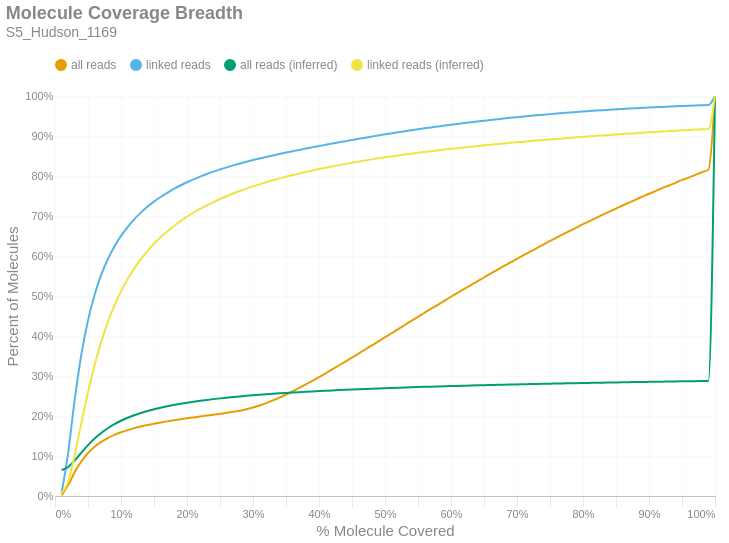

This figure's notebook cell:
### Markdown cell above
### Molecule Read Coverage
This chart shows molecule coverage breadth as computed by the number of bases aligned to that molecule. In other words, "*how much of each unique long molecule is actually sequenced/aligned?*" Keep in mind there is a distinction between sequences and alignments, since some sequences belonging to a particular molecule may not align well and wouldn't appear in the alignment data. This chart also shows molecule coverage breadth as computed by the *inferred fragment* from which the aligned sequences originate. Unlike read coverage, this calculation takes into account the total insert size, including unsequenced gaps between the forward and reverse reads. Like the previous figures, these are cumulative percents.

### Code cell
if SKIPLR:
    print_html(f"Skipped")
else:
    binned_df = consolidated_hist(valids['coverage_bp'], mask, 0.01, True)
    binned_df_inf = consolidated_hist(valids['coverage_inserts'], mask, 0.01, True)
    binned_df = binned_df.with_columns(pl.lit(binned_df_inf['all reads (cumsum)']).alias('all reads (inferred)'))
    binned_df = binned_df.with_columns(pl.lit(binned_df_inf['linked reads (cumsum)']).alias('linked reads (inferred)'))
    binned_df = binned_df.with_columns(
        (pl.col('bin').cast(pl.Float64) + 0.01).alias('right_edge')
    )

    with SafeRender(binned_df):
        (
            density_plot(binned_df, 'Molecule Coverage Breadth', samplename, 'molcov', ['all reads (inferred)','linked reads (inferred)'])
            .encode(
                #x=alt.X('bin:Q', title="% Molecule Covered").axis(format = '%').scale(padding=0),
                x=alt.X('right_edge:Q', title="% Molecule Covered").axis(format='%').scale(padding=0),
                y=alt.Y('value:Q', title='Percent of Molecules')
                    .axis(format='%')
                    .stack(False)
                    .scale(domainMin=0, padding=0),
                color=alt.Color("key:N").scale(domain = ["all reads", "linked reads", "all reads (inferred)", "linked reads (inferred)"]),
                tooltip = [
                    alt.Tooltip("key:N", title = "Data Type"),
                    alt.Tooltip("range_label:N", title="% Molecule Covered"),
                    alt.Tooltip("value:Q", format = ".2%", title="% Molecules")
                ]
            )
        ).display()

### Figure 1 — Vega-Lite specification as saved in the notebook (floating-point values rounded to 4 significant figures)
{"width": "container", "height": 400, "config": {"title": {"anchor": "start", "dy": -15, "fontSize": 18, "color": "#888888", "subtitleColor": "#888888", "subtitleFontSize": 14}, "arc": {"fill": "#0072B2"}, "axis": {"domainColor": "#888888", "domainWidth": 0.5, "gridWidth": 0.2, "grid": false, "titleFontWeight": 400, "titleFontSize": 15, "labelFontSize": 11, "labelColor": "#888888", "tickColor": "#888888", "tickWidth": 0.2, "titleColor": "#888888"}, "axisBand": {"grid": false}, "axisX": {"grid": true, "tickSize": 10, "domainCap": "round"}, "axisY": {"domain": false, "grid": true, "tickSize": 0, "domainCap": "round"}, "background": "transparent", "header": {"labelFontSize": 15, "labelColor": "#888888", "titleFontSize": 15, "titleFontWeight": 600, "titleColor": "#888888"}, "legend": {"labelFont": "sans-serif", "labelFontSize": 12, "labelColor": "#888888", "symbolSize": 100, "symbolType": "circle", "titleFontSize": 12, "titlePadding": 10, "titleColor": "#888888", "title": null, "orient": "top"}, "range": {"category": ["#E69F00", "#56B4E9", "#009E73", "#F0E442", "#0072B2", "#D55E00", "#CC79A7", "#000000"], "diverging": ["#cfe8f3", "#a2d4ec", "#73bfe2", "#46abdb", "#1696d2", "#12719e"]}, "area": {"fill": "#0072B2", "fillOpacity": 0.7, "line": true, "strokeOpacity": 0.7}, "line": {"color": "#0072B2", "stroke": "#0072B2", "strokeWidth": 2}, "trail": {"color": "#0072B2", "stroke": "#0072B2", "strokeWidth": 0, "size": 1}, "point": {"filled": true, "fillOpacity": 1.0, "size": 95}, "text": {"color": "#888888", "fontSize": 11, "align": "right", "fontWeight": 400, "size": 11}, "bar": {"fill": "#0072B2", "stroke": null}, "view": {"stroke": null, "continuousWidth": 660, "continuousHeight": 400}}, "data": {"name": "data-2eda6388c462b783fb1cecab5d9e33ef"}, "mark": {"type": "line", "interpolate": "monotone", "point": {"opacity": 0, "size": 275}}, "encoding": {"color": {"field": "key", "scale": {"domain": ["all reads", "linked reads", "all reads (inferred)", "linked reads (inferred)"]}, "type": "nominal"}, "tooltip": [{"field": "key", "title": "Data Type", "type": "nominal"}, {"field": "range_label", "title": "% Molecule Covered", "type": "nominal"}, {"field": "value", "format": ".2%", "title": "% Molecules", "type": "quantitative"}], "x": {"axis": {"format": "%"}, "field": "right_edge", "scale": {"padding": 0}, "title": "% Molecule Covered", "type": "quantitative"}, "y": {"axis": {"format": "%"}, "field": "value", "scale": {"domainMin": 0, "padding": 0}, "stack": false, "title": "Percent of Molecules", "type": "quantitative"}}, "params": [{"name": "param_c36ac31b6afebe62", "select": {"type": "point", "fields": ["key"]}, "bind": "legend"}], "title": {"text": "Molecule Coverage Breadth", "subtitle": "S5_Hudson_1169"}, "transform": [{"fold": ["all reads (cumsum)", "linked reads (cumsum)", "all reads (inferred)", "linked reads (inferred)"]}, {"calculate": "replace(datum.key, ' (cumsum)', '')", "as": "key"}, {"filter": {"param": "param_c36ac31b6afebe62"}}], "usermeta": {"embedOptions": {"downloadFileName": "S5_Hudson_1169.molcov"}}, "$schema": "https://vega.github.io/schema/vega-lite/v6.1.0.json", "datasets": {"data-2eda6388c462b783fb1cecab5d9e33ef": [{"bin": "0.0", "interval": "0.0-0.01", "all reads": 0.00199, "linked reads": 0.007009, "all reads (cumsum)": 0.00199, "linked reads (cumsum)": 0.007009, "range_label": "0.0-0.01", "all reads (inferred)": 0.06506, "linked reads (inferred)": 0.007213, "right_edge": 0.01}, {"bin": "0.01", "interval": "0.01-0.02", "all reads": 0.02526, "linked reads": 0.1023, "all reads (cumsum)": 0.02725, "linked reads (cumsum)": 0.1093, "range_label": "0.01-0.02", "all reads (inferred)": 0.07261, "linked reads (inferred)": 0.03623, "right_edge": 0.02}, {"bin": "0.02", "interval": "0.02-0.03", "all reads": 0.03252, "linked reads": 0.1336, "all reads (cumsum)": 0.05977, "linked reads (cumsum)": 0.2429, "range_label": "0.02-0.03", "all reads (inferred)": 0.08913, "linked reads (inferred)": 0.1033, "right_edge": 0.03}, {"bin": "0.03", "interval": "0.03-0.04", "all reads": 0.02716, "linked reads": 0.1116, "all reads (cumsum)": 0.08694, "linked reads (cumsum)": 0.3545, "range_label": "0.03-0.04", "all reads (inferred)": 0.1085, "linked reads (inferred)": 0.1828, "right_edge": 0.04}, {"bin": "0.04", "interval": "0.04-0.05", "all reads": 0.02058, "linked reads": 0.08454, "all reads (cumsum)": 0.1075, "linked reads (cumsum)": 0.439, "range_label": "0.04-0.05", "all reads (inferred)": 0.1271, "linked reads (inferred)": 0.2595, "right_edge": 0.05}, {"bin": "0.05", "interval": "0.05-0.06", "all reads": 0.01565, "linked reads": 0.06408, "all reads (cumsum)": 0.1232, "linked reads (cumsum)": 0.5031, "range_label": "0.05-0.06", "all reads (inferred)": 0.1435, "linked reads (inferred)": 0.3274, "right_edge": 0.06}, {"bin": "0.06", "interval": "0.06-0.07", "all reads": 0.01211, "linked reads": 0.04954, "all reads (cumsum)": 0.1353, "linked reads (cumsum)": 0.5526, "range_label": "0.06-0.07", "all reads (inferred)": 0.1575, "linked reads (inferred)": 0.3853, "right_edge": 0.07}, {"bin": "0.07", "interval": "0.07-0.08", "all reads": 0.00963, "linked reads": 0.03928, "all reads (cumsum)": 0.1449, "linked reads (cumsum)": 0.5919, "range_label": "0.07-0.08", "all reads (inferred)": 0.1694, "linked reads (inferred)": 0.4346, "right_edge": 0.08}, {"bin": "0.08", "interval": "0.08-0.09", "all reads": 0.007829, "linked reads": 0.03183, "all reads (cumsum)": 0.1527, "linked reads (cumsum)": 0.6237, "range_label": "0.08-0.09", "all reads (inferred)": 0.1795, "linked reads (inferred)": 0.4764, "right_edge": 0.09}, {"bin": "0.09", "interval": "0.09-0.1", "all reads": 0.006547, "linked reads": 0.02652, "all reads (cumsum)": 0.1593, "linked reads (cumsum)": 0.6503, "range_label": "0.09-0.1", "all reads (inferred)": 0.1881, "linked reads (inferred)": 0.5118, "right_edge": 0.1}, {"bin": "0.1", "interval": "0.1-0.11", "all reads": 0.005505, "linked reads": 0.02215, "all reads (cumsum)": 0.1648, "linked reads (cumsum)": 0.6724, "range_label": "0.1-0.11", "all reads (inferred)": 0.1955, "linked reads (inferred)": 0.5426, "right_edge": 0.11}, {"bin": "0.11", "interval": "0.11-0.12", "all reads": 0.004821, "linked reads": 0.01934, "all reads (cumsum)": 0.1696, "linked reads (cumsum)": 0.6917, "range_label": "0.11-0.12", "all reads (inferred)": 0.2019, "linked reads (inferred)": 0.569, "right_edge": 0.12}, {"bin": "0.12", "interval": "0.12-0.13", "all reads": 0.004169, "linked reads": 0.01666, "all reads (cumsum)": 0.1738, "linked reads (cumsum)": 0.7084, "range_label": "0.12-0.13", "all reads (inferred)": 0.2075, "linked reads (inferred)": 0.592, "right_edge": 0.13}, {"bin": "0.13", "interval": "0.13-0.14", "all reads": 0.003653, "linked reads": 0.01448, "all reads (cumsum)": 0.1774, "linked reads (cumsum)": 0.7229, "range_label": "0.13-0.14", "all reads (inferred)": 0.2125, "linked reads (inferred)": 0.6124, "right_edge": 0.14}, {"bin": "0.14", "interval": "0.14-0.15", "all reads": 0.003311, "linked reads": 0.01295, "all reads (cumsum)": 0.1807, "linked reads (cumsum)": 0.7358, "range_label": "0.14-0.15", "all reads (inferred)": 0.2168, "linked reads (inferred)": 0.6305, "right_edge": 0.15}, {"bin": "0.15", "interval": "0.15-0.16", "all reads": 0.00302, "linked reads": 0.01163, "all reads (cumsum)": 0.1838, "linked reads (cumsum)": 0.7475, "range_label": "0.15-0.16", "all reads (inferred)": 0.2208, "linked reads (inferred)": 0.6468, "right_edge": 0.16}, {"bin": "0.16", "interval": "0.16-0.17", "all reads": 0.002804, "linked reads": 0.01053, "all reads (cumsum)": 0.1866, "linked reads (cumsum)": 0.758, "range_label": "0.16-0.17", "all reads (inferred)": 0.2244, "linked reads (inferred)": 0.6615, "right_edge": 0.17}, {"bin": "0.17", "interval": "0.17-0.18", "all reads": 0.002654, "linked reads": 0.009575, "all reads (cumsum)": 0.1892, "linked reads (cumsum)": 0.7676, "range_label": "0.17-0.18", "all reads (inferred)": 0.2276, "linked reads (inferred)": 0.6749, "right_edge": 0.18}, {"bin": "0.18", "interval": "0.18-0.19", "all reads": 0.002526, "linked reads": 0.008707, "all reads (cumsum)": 0.1917, "linked reads (cumsum)": 0.7763, "range_label": "0.18-0.19", "all reads (inferred)": 0.2306, "linked reads (inferred)": 0.6871, "right_edge": 0.19}, {"bin": "0.19", "interval": "0.19-0.2", "all reads": 0.002429, "linked reads": 0.008049, "all reads (cumsum)": 0.1942, "linked reads (cumsum)": 0.7843, "range_label": "0.19-0.2", "all reads (inferred)": 0.2333, "linked reads (inferred)": 0.6983, "right_edge": 0.2}, {"bin": "0.2", "interval": "0.2-0.21", "all reads": 0.002337, "linked reads": 0.007355, "all reads (cumsum)": 0.1965, "linked reads (cumsum)": 0.7917, "range_label": "0.2-0.21", "all reads (inferred)": 0.2358, "linked reads (inferred)": 0.7084, "right_edge": 0.21}, {"bin": "0.21", "interval": "0.21-0.22", "all reads": 0.002311, "linked reads": 0.006812, "all reads (cumsum)": 0.1988, "linked reads (cumsum)": 0.7985, "range_label": "0.21-0.22", "all reads (inferred)": 0.2381, "linked reads (inferred)": 0.7179, "right_edge": 0.22}, {"bin": "0.22", "interval": "0.22-0.23", "all reads": 0.002289, "linked reads": 0.006407, "all reads (cumsum)": 0.2011, "linked reads (cumsum)": 0.8049, "range_label": "0.22-0.23", "all reads (inferred)": 0.2402, "linked reads (inferred)": 0.7266, "right_edge": 0.23}, {"bin": "0.23", "interval": "0.23-0.24", "all reads": 0.002272, "linked reads": 0.005918, "all reads (cumsum)": 0.2034, "linked reads (cumsum)": 0.8108, "range_label": "0.23-0.24", "all reads (inferred)": 0.2422, "linked reads (inferred)": 0.7348, "right_edge": 0.24}, {"bin": "0.24", "interval": "0.24-0.25", "all reads": 0.002307, "linked reads": 0.005643, "all reads (cumsum)": 0.2057, "linked reads (cumsum)": 0.8165, "range_label": "0.24-0.25", "all reads (inferred)": 0.244, "linked reads (inferred)": 0.7425, "right_edge": 0.25}, {"bin": "0.25", "interval": "0.25-0.26", "all reads": 0.00229, "linked reads": 0.005134, "all reads (cumsum)": 0.208, "linked reads (cumsum)": 0.8216, "range_label": "0.25-0.26", "all reads (inferred)": 0.2458, "linked reads (inferred)": 0.7495, "right_edge": 0.26}, {"bin": "0.26", "interval": "0.26-0.27", "all reads": 0.002435, "linked reads": 0.004879, "all reads (cumsum)": 0.2104, "linked reads (cumsum)": 0.8265, "range_label": "0.26-0.27", "all reads (inferred)": 0.2474, "linked reads (inferred)": 0.7562, "right_edge": 0.27}, {"bin": "0.27", "interval": "0.27-0.28", "all reads": 0.002832, "linked reads": 0.004659, "all reads (cumsum)": 0.2132, "linked reads (cumsum)": 0.8311, "range_label": "0.27-0.28", "all reads (inferred)": 0.2489, "linked reads (inferred)": 0.7624, "right_edge": 0.28}, {"bin": "0.28", "interval": "0.28-0.29", "all reads": 0.003535, "linked reads": 0.004465, "all reads (cumsum)": 0.2168, "linked reads (cumsum)": 0.8356, "range_label": "0.28-0.29", "all reads (inferred)": 0.2504, "linked reads (inferred)": 0.7683, "right_edge": 0.29}, {"bin": "0.29", "interval": "0.29-0.3", "all reads": 0.004419, "linked reads": 0.00428, "all reads (cumsum)": 0.2212, "linked reads (cumsum)": 0.8399, "range_label": "0.29-0.3", "all reads (inferred)": 0.2517, "linked reads (inferred)": 0.774, "right_edge": 0.3}, {"bin": "0.3", "interval": "0.3-0.31", "all reads": 0.005201, "linked reads": 0.004006, "all reads (cumsum)": 0.2264, "linked reads (cumsum)": 0.8439, "range_label": "0.3-0.31", "all reads (inferred)": 0.2531, "linked reads (inferred)": 0.7794, "right_edge": 0.31}, {"bin": "0.31", "interval": "0.31-0.32", "all reads": 0.005941, "linked reads": 0.003816, "all reads (cumsum)": 0.2323, "linked reads (cumsum)": 0.8477, "range_label": "0.31-0.32", "all reads (inferred)": 0.2543, "linked reads (inferred)": 0.7845, "right_edge": 0.32}, {"bin": "0.32", "interval": "0.32-0.33", "all reads": 0.006674, "linked reads": 0.003715, "all reads (cumsum)": 0.239, "linked reads (cumsum)": 0.8514, "range_label": "0.32-0.33", "all reads (inferred)": 0.2555, "linked reads (inferred)": 0.7893, "right_edge": 0.33}, {"bin": "0.33", "interval": "0.33-0.34", "all reads": 0.007113, "linked reads": 0.003618, "all reads (cumsum)": 0.2461, "linked reads (cumsum)": 0.855, "range_label": "0.33-0.34", "all reads (inferred)": 0.2566, "linked reads (inferred)": 0.7938, "right_edge": 0.34}, {"bin": "0.34", "interval": "0.34-0.35", "all reads": 0.007629, "linked reads": 0.003512, "all reads (cumsum)": 0.2538, "linked reads (cumsum)": 0.8585, "range_label": "0.34-0.35", "all reads (inferred)": 0.2576, "linked reads (inferred)": 0.7982, "right_edge": 0.35}, {"bin": "0.35", "interval": "0.35-0.36", "all reads": 0.008021, "linked reads": 0.003347, "all reads (cumsum)": 0.2618, "linked reads (cumsum)": 0.8619, "range_label": "0.35-0.36", "all reads (inferred)": 0.2587, "linked reads (inferred)": 0.8023, "right_edge": 0.36}, {"bin": "0.36", "interval": "0.36-0.37", "all reads": 0.00841, "linked reads": 0.00334, "all reads (cumsum)": 0.2702, "linked reads (cumsum)": 0.8652, "range_label": "0.36-0.37", "all reads (inferred)": 0.2596, "linked reads (inferred)": 0.8063, "right_edge": 0.37}, {"bin": "0.37", "interval": "0.37-0.38", "all reads": 0.0088, "linked reads": 0.003255, "all reads (cumsum)": 0.279, "linked reads (cumsum)": 0.8685, "range_label": "0.37-0.38", "all reads (inferred)": 0.2606, "linked reads (inferred)": 0.8102, "right_edge": 0.38}, {"bin": "0.38", "interval": "0.38-0.39", "all reads": 0.008965, "linked reads": 0.003204, "all reads (cumsum)": 0.288, "linked reads (cumsum)": 0.8717, "range_label": "0.38-0.39", "all reads (inferred)": 0.2615, "linked reads (inferred)": 0.8138, "right_edge": 0.39}, {"bin": "0.39", "interval": "0.39-0.4", "all reads": 0.009441, "linked reads": 0.003201, "all reads (cumsum)": 0.2974, "linked reads (cumsum)": 0.8749, "range_label": "0.39-0.4", "all reads (inferred)": 0.2624, "linked reads (inferred)": 0.8174, "right_edge": 0.4}, {"bin": "0.4", "interval": "0.4-0.41", "all reads": 0.00935, "linked reads": 0.003086, "all reads (cumsum)": 0.3067, "linked reads (cumsum)": 0.878, "range_label": "0.4-0.41", "all reads (inferred)": 0.2632, "linked reads (inferred)": 0.8208, "right_edge": 0.41}, {"bin": "0.41", "interval": "0.41-0.42", "all reads": 0.009653, "linked reads": 0.003067, "all reads (cumsum)": 0.3164, "linked reads (cumsum)": 0.881, "range_label": "0.41-0.42", "all reads (inferred)": 0.264, "linked reads (inferred)": 0.8241, "right_edge": 0.42}, {"bin": "0.42", "interval": "0.42-0.43", "all reads": 0.009815, "linked reads": 0.002991, "all reads (cumsum)": 0.3262, "linked reads (cumsum)": 0.884, "range_label": "0.42-0.43", "all reads (inferred)": 0.2648, "linked reads (inferred)": 0.8272, "right_edge": 0.43}, {"bin": "0.43", "interval": "0.43-0.44", "all reads": 0.009908, "linked reads": 0.002984, "all reads (cumsum)": 0.3361, "linked reads (cumsum)": 0.887, "range_label": "0.43-0.44", "all reads (inferred)": 0.2655, "linked reads (inferred)": 0.8303, "right_edge": 0.44}, {"bin": "0.44", "interval": "0.44-0.45", "all reads": 0.01002, "linked reads": 0.002926, "all reads (cumsum)": 0.3461, "linked reads (cumsum)": 0.8899, "range_label": "0.44-0.45", "all reads (inferred)": 0.2663, "linked reads (inferred)": 0.8333, "right_edge": 0.45}, {"bin": "0.45", "interval": "0.45-0.46", "all reads": 0.01004, "linked reads": 0.002923, "all reads (cumsum)": 0.3562, "linked reads (cumsum)": 0.8929, "range_label": "0.45-0.46", "all reads (inferred)": 0.267, "linked reads (inferred)": 0.8362, "right_edge": 0.46}, {"bin": "0.46", "interval": "0.46-0.47", "all reads": 0.01008, "linked reads": 0.002906, "all reads (cumsum)": 0.3663, "linked reads (cumsum)": 0.8958, "range_label": "0.46-0.47", "all reads (inferred)": 0.2677, "linked reads (inferred)": 0.8389, "right_edge": 0.47}, {"bin": "0.47", "interval": "0.47-0.48", "all reads": 0.01023, "linked reads": 0.002823, "all reads (cumsum)": 0.3765, "linked reads (cumsum)": 0.8986, "range_label": "0.47-0.48", "all reads (inferred)": 0.2683, "linked reads (inferred)": 0.8416, "right_edge": 0.48}, {"bin": "0.48", "interval": "0.48-0.49", "all reads": 0.009877, "linked reads": 0.00279, "all reads (cumsum)": 0.3864, "linked reads (cumsum)": 0.9014, "range_label": "0.48-0.49", "all reads (inferred)": 0.269, "linked reads (inferred)": 0.8442, "right_edge": 0.49}, {"bin": "0.49", "interval": "0.49-0.5", "all reads": 0.01104, "linked reads": 0.002798, "all reads (cumsum)": 0.3974, "linked reads (cumsum)": 0.9042, "range_label": "0.49-0.5", "all reads (inferred)": 0.2696, "linked reads (inferred)": 0.8467, "right_edge": 0.5}, {"bin": "0.5", "interval": "0.5-0.51", "all reads": 0.009437, "linked reads": 0.002559, "all reads (cumsum)": 0.4069, "linked reads (cumsum)": 0.9067, "range_label": "0.5-0.51", "all reads (inferred)": 0.2702, "linked reads (inferred)": 0.8491, "right_edge": 0.51}, {"bin": "0.51", "interval": "0.51-0.52", "all reads": 0.01055, "linked reads": 0.002595, "all reads (cumsum)": 0.4174, "linked reads (cumsum)": 0.9093, "range_label": "0.51-0.52", "all reads (inferred)": 0.2707, "linked reads (inferred)": 0.8514, "right_edge": 0.52}, {"bin": "0.52", "interval": "0.52-0.53", "all reads": 0.01004, "linked reads": 0.002551, "all reads (cumsum)": 0.4275, "linked reads (cumsum)": 0.9119, "range_label": "0.52-0.53", "all reads (inferred)": 0.2713, "linked reads (inferred)": 0.8537, "right_edge": 0.53}, {"bin": "0.53", "interval": "0.53-0.54", "all reads": 0.01029, "linked reads": 0.002476, "all reads (cumsum)": 0.4377, "linked reads (cumsum)": 0.9144, "range_label": "0.53-0.54", "all reads (inferred)": 0.2719, "linked reads (inferred)": 0.8559, "right_edge": 0.54}, {"bin": "0.54", "interval": "0.54-0.55", "all reads": 0.01004, "linked reads": 0.002448, "all reads (cumsum)": 0.4478, "linked reads (cumsum)": 0.9168, "range_label": "0.54-0.55", "all reads (inferred)": 0.2724, "linked reads (inferred)": 0.8581, "right_edge": 0.55}, {"bin": "0.55", "interval": "0.55-0.56", "all reads": 0.01029, "linked reads": 0.002391, "all reads (cumsum)": 0.4581, "linked reads (cumsum)": 0.9192, "range_label": "0.55-0.56", "all reads (inferred)": 0.2729, "linked reads (inferred)": 0.8601, "right_edge": 0.56}, {"bin": "0.56", "interval": "0.56-0.57", "all reads": 0.01014, "linked reads": 0.002314, "all reads (cumsum)": 0.4682, "linked reads (cumsum)": 0.9215, "range_label": "0.56-0.57", "all reads (inferred)": 0.2734, "linked reads (inferred)": 0.8621, "right_edge": 0.57}, {"bin": "0.57", "interval": "0.57-0.58", "all reads": 0.009828, "linked reads": 0.00223, "all reads (cumsum)": 0.478, "linked reads (cumsum)": 0.9237, "range_label": "0.57-0.58", "all reads (inferred)": 0.2739, "linked reads (inferred)": 0.864, "right_edge": 0.58}, {"bin": "0.58", "interval": "0.58-0.59", "all reads": 0.01001, "linked reads": 0.002246, "all reads (cumsum)": 0.488, "linked reads (cumsum)": 0.926, "range_label": "0.58-0.59", "all reads (inferred)": 0.2744, "linked reads (inferred)": 0.866, "right_edge": 0.59}, {"bin": "0.59", "interval": "0.59-0.6", "all reads": 0.01006, "linked reads": 0.002173, "all reads (cumsum)": 0.4981, "linked reads (cumsum)": 0.9282, "range_label": "0.59-0.6", "all reads (inferred)": 0.2748, "linked reads (inferred)": 0.8679, "right_edge": 0.6}, {"bin": "0.6", "interval": "0.6-0.61", "all reads": 0.009559, "linked reads": 0.002066, "all reads (cumsum)": 0.5077, "linked reads (cumsum)": 0.9302, "range_label": "0.6-0.61", "all reads (inferred)": 0.2753, "linked reads (inferred)": 0.8697, "right_edge": 0.61}, {"bin": "0.61", "interval": "0.61-0.62", "all reads": 0.009907, "linked reads": 0.00211, "all reads (cumsum)": 0.5176, "linked reads (cumsum)": 0.9323, "range_label": "0.61-0.62", "all reads (inferred)": 0.2757, "linked reads (inferred)": 0.8715, "right_edge": 0.62}, {"bin": "0.62", "interval": "0.62-0.63", "all reads": 0.009633, "linked reads": 0.002006, "all reads (cumsum)": 0.5272, "linked reads (cumsum)": 0.9343, "range_label": "0.62-0.63", "all reads (inferred)": 0.2762, "linked reads (inferred)": 0.8733, "right_edge": 0.63}, {"bin": "0.63", "interval": "0.63-0.64", "all reads": 0.009617, "linked reads": 0.001997, "all reads (cumsum)": 0.5368, "linked reads (cumsum)": 0.9363, "range_label": "0.63-0.64", "all reads (inferred)": 0.2766, "linked reads (inferred)": 0.875, "right_edge": 0.64}, {"bin": "0.64", "interval": "0.64-0.65", "all reads": 0.00943, "linked reads": 0.001906, "all reads (cumsum)": 0.5463, "linked reads (cumsum)": 0.9383, "range_label": "0.64-0.65", "all reads (inferred)": 0.277, "linked reads (inferred)": 0.8766, "right_edge": 0.65}, {"bin": "0.65", "interval": "0.65-0.66", "all reads": 0.009856, "linked reads": 0.001951, "all reads (cumsum)": 0.5561, "linked reads (cumsum)": 0.9402, "range_label": "0.65-0.66", "all reads (inferred)": 0.2774, "linked reads (inferred)": 0.8782, "right_edge": 0.66}, {"bin": "0.66", "interval": "0.66-0.67", "all reads": 0.009205, "linked reads": 0.001743, "all reads (cumsum)": 0.5653, "linked reads (cumsum)": 0.9419, "range_label": "0.66-0.67", "all reads (inferred)": 0.2778, "linked reads (inferred)": 0.8798, "right_edge": 0.67}, {"bin": "0.67", "interval": "0.67-0.68", "all reads": 0.009443, "linked reads": 0.001793, "all reads (cumsum)": 0.5748, "linked reads (cumsum)": 0.9437, "range_label": "0.67-0.68", "all reads (inferred)": 0.2782, "linked reads (inferred)": 0.8814, "right_edge": 0.68}, {"bin": "0.68", "interval": "0.68-0.69", "all reads": 0.009074, "linked reads": 0.00172, "all reads (cumsum)": 0.5838, "linked reads (cumsum)": 0.9455, "range_label": "0.68-0.69", "all reads (inferred)": 0.2786, "linked reads (inferred)": 0.8829, "right_edge": 0.69}, {"bin": "0.69", "interval": "0.69-0.7", "all reads": 0.00928, "linked reads": 0.001629, "all reads (cumsum)": 0.5931, "linked reads (cumsum)": 0.9471, "range_label": "0.69-0.7", "all reads (inferred)": 0.279, "linked reads (inferred)": 0.8844, "right_edge": 0.7}, {"bin": "0.7", "interval": "0.7-0.71", "all reads": 0.008892, "linked reads": 0.001576, "all reads (cumsum)": 0.602, "linked reads (cumsum)": 0.9487, "range_label": "0.7-0.71", "all reads (inferred)": 0.2794, "linked reads (inferred)": 0.8858, "right_edge": 0.71}, {"bin": "0.71", "interval": "0.71-0.72", "all reads": 0.00897, "linked reads": 0.001569, "all reads (cumsum)": 0.611, "linked reads (cumsum)": 0.9502, "range_label": "0.71-0.72", "all reads (inferred)": 0.2797, "linked reads (inferred)": 0.8873, "right_edge": 0.72}, {"bin": "0.72", "interval": "0.72-0.73", "all reads": 0.00892, "linked reads": 0.001531, "all reads (cumsum)": 0.6199, "linked reads (cumsum)": 0.9518, "range_label": "0.72-0.73", "all reads (inferred)": 0.2801, "linked reads (inferred)": 0.8887, "right_edge": 0.73}, {"bin": "0.73", "interval": "0.73-0.74", "all reads": 0.008697, "linked reads": 0.001433, "all reads (cumsum)": 0.6286, "linked reads (cumsum)": 0.9532, "range_label": "0.73-0.74", "all reads (inferred)": 0.2804, "linked reads (inferred)": 0.8901, "right_edge": 0.74}, {"bin": "0.74", "interval": "0.74-0.75", "all reads": 0.009097, "linked reads": 0.001495, "all reads (cumsum)": 0.6377, "linked reads (cumsum)": 0.9547, "range_label": "0.74-0.75", "all reads (inferred)": 0.2808, "linked reads (inferred)": 0.8914, "right_edge": 0.75}, {"bin": "0.75", "interval": "0.75-0.76", "all reads": 0.00832, "linked reads": 0.001339, "all reads (cumsum)": 0.646, "linked reads (cumsum)": 0.956, "range_label": "0.75-0.76", "all reads (inferred)": 0.2811, "linked reads (inferred)": 0.8927, "right_edge": 0.76}, {"bin": "0.76", "interval": "0.76-0.77", "all reads": 0.00842, "linked reads": 0.001323, "all reads (cumsum)": 0.6544, "linked reads (cumsum)": 0.9574, "range_label": "0.76-0.77", "all reads (inferred)": 0.2815, "linked reads (inferred)": 0.8941, "right_edge": 0.77}, {"bin": "0.77", "interval": "0.77-0.78", "all reads": 0.008318, "linked reads": 0.00136, "all reads (cumsum)": 0.6627, "linked reads (cumsum)": 0.9587, "range_label": "0.77-0.78", "all reads (inferred)": 0.2818, "linked reads (inferred)": 0.8953, "right_edge": 0.78}, {"bin": "0.78", "interval": "0.78-0.79", "all reads": 0.008212, "linked reads": 0.001213, "all reads (cumsum)": 0.671, "linked reads (cumsum)": 0.9599, "range_label": "0.78-0.79", "all reads (inferred)": 0.2821, "linked reads (inferred)": 0.8966, "right_edge": 0.79}, {"bin": "0.79", "interval": "0.79-0.8", "all reads": 0.008585, "linked reads": 0.001281, "all reads (cumsum)": 0.6795, "linked reads (cumsum)": 0.9612, "range_label": "0.79-0.8", "all reads (inferred)": 0.2824, "linked reads (inferred)": 0.8979, "right_edge": 0.8}, {"bin": "0.8", "interval": "0.8-0.81", "all reads": 0.007749, "linked reads": 0.001095, "all reads (cumsum)": 0.6873, "linked reads (cumsum)": 0.9623, "range_label": "0.8-0.81", "all reads (inferred)": 0.2828, "linked reads (inferred)": 0.8991, "right_edge": 0.81}, {"bin": "0.81", "interval": "0.81-0.82", "all reads": 0.007934, "linked reads": 0.001141, "all reads (cumsum)": 0.6952, "linked reads (cumsum)": 0.9634, "range_label": "0.81-0.82", "all reads (inferred)": 0.2831, "linked reads (inferred)": 0.9004, "right_edge": 0.82}, {"bin": "0.82", "interval": "0.82-0.83", "all reads": 0.007983, "linked reads": 0.001088, "all reads (cumsum)": 0.7032, "linked reads (cumsum)": 0.9645, "range_label": "0.82-0.83", "all reads (inferred)": 0.2834, "linked reads (inferred)": 0.9015, "right_edge": 0.83}, {"bin": "0.83", "interval": "0.83-0.84", "all reads": 0.007789, "linked reads": 0.00106, "all reads (cumsum)": 0.711, "linked reads (cumsum)": 0.9656, "range_label": "0.83-0.84", "all reads (inferred)": 0.2837, "linked reads (inferred)": 0.9027, "right_edge": 0.84}, {"bin": "0.84", "interval": "0.84-0.85", "all reads": 0.007603, "linked reads": 0.001028, "all reads (cumsum)": 0.7186, "linked reads (cumsum)": 0.9666, "range_label": "0.84-0.85", "all reads (inferred)": 0.284, "linked reads (inferred)": 0.9039, "right_edge": 0.85}, {"bin": "0.85", "interval": "0.85-0.86", "all reads": 0.007634, "linked reads": 0.0009872, "all reads (cumsum)": 0.7262, "linked reads (cumsum)": 0.9676, "range_label": "0.85-0.86", "all reads (inferred)": 0.2843, "linked reads (inferred)": 0.905, "right_edge": 0.86}, {"bin": "0.86", "interval": "0.86-0.87", "all reads": 0.007406, "linked reads": 0.000943, "all reads (cumsum)": 0.7336, "linked reads (cumsum)": 0.9686, "range_label": "0.86-0.87", "all reads (inferred)": 0.2845, "linked reads (inferred)": 0.9061, "right_edge": 0.87}, {"bin": "0.87", "interval": "0.87-0.88", "all reads": 0.007483, "linked reads": 0.0009061, "all reads (cumsum)": 0.7411, "linked reads (cumsum)": 0.9695, "range_label": "0.87-0.88", "all reads (inferred)": 0.2848, "linked reads (inferred)": 0.9072, "right_edge": 0.88}, {"bin": "0.88", "interval": "0.88-0.89", "all reads": 0.007231, "linked reads": 0.0008726, "all reads (cumsum)": 0.7484, "linked reads (cumsum)": 0.9703, "range_label": "0.88-0.89", "all reads (inferred)": 0.2851, "linked reads (inferred)": 0.9082, "right_edge": 0.89}, {"bin": "0.89", "interval": "0.89-0.9", "all reads": 0.007285, "linked reads": 0.0008726, "all reads (cumsum)": 0.7556, "linked reads (cumsum)": 0.9712, "range_label": "0.89-0.9", "all reads (inferred)": 0.2854, "linked reads (inferred)": 0.9093, "right_edge": 0.9}, {"bin": "0.9", "interval": "0.9-0.91", "all reads": 0.006689, "linked reads": 0.0007639, "all reads (cumsum)": 0.7623, "linked reads (cumsum)": 0.972, "range_label": "0.9-0.91", "all reads (inferred)": 0.2856, "linked reads (inferred)": 0.9103, "right_edge": 0.91}, {"bin": "0.91", "interval": "0.91-0.92", "all reads": 0.007497, "linked reads": 0.0008009, "all reads (cumsum)": 0.7698, "linked reads (cumsum)": 0.9728, "range_label": "0.91-0.92", "all reads (inferred)": 0.2859, "linked reads (inferred)": 0.9113, "right_edge": 0.92}, {"bin": "0.92", "interval": "0.92-0.93", "all reads": 0.006329, "linked reads": 0.00073, "all reads (cumsum)": 0.7762, "linked reads (cumsum)": 0.9735, "range_label": "0.92-0.93", "all reads (inferred)": 0.2862, "linked reads (inferred)": 0.9122, "right_edge": 0.93}, {"bin": "0.93", "interval": "0.93-0.94", "all reads": 0.006836, "linked reads": 0.0007403, "all reads (cumsum)": 0.783, "linked reads (cumsum)": 0.9742, "range_label": "0.93-0.94", "all reads (inferred)": 0.2864, "linked reads (inferred)": 0.9132, "right_edge": 0.94}, {"bin": "0.94", "interval": "0.94-0.95", "all reads": 0.007157, "linked reads": 0.0006854, "all reads (cumsum)": 0.7901, "linked reads (cumsum)": 0.9749, "range_label": "0.94-0.95", "all reads (inferred)": 0.2867, "linked reads (inferred)": 0.9141, "right_edge": 0.95}, {"bin": "0.95", "interval": "0.95-0.96", "all reads": 0.005878, "linked reads": 0.0006763, "all reads (cumsum)": 0.796, "linked reads (cumsum)": 0.9756, "range_label": "0.95-0.96", "all reads (inferred)": 0.2869, "linked reads (inferred)": 0.915, "right_edge": 0.96}, {"bin": "0.96", "interval": "0.96-0.97", "all reads": 0.006769, "linked reads": 0.0006214, "all reads (cumsum)": 0.8028, "linked reads (cumsum)": 0.9762, "range_label": "0.96-0.97", "all reads (inferred)": 0.2872, "linked reads (inferred)": 0.916, "right_edge": 0.97}, {"bin": "0.97", "interval": "0.97-0.98", "all reads": 0.006715, "linked reads": 0.0005978, "all reads (cumsum)": 0.8095, "linked reads (cumsum)": 0.9768, "range_label": "0.97-0.98", "all reads (inferred)": 0.2875, "linked reads (inferred)": 0.9169, "right_edge": 0.98}, {"bin": "0.98", "interval": "0.98-0.99", "all reads": 0.006148, "linked reads": 0.0005973, "all reads (cumsum)": 0.8157, "linked reads (cumsum)": 0.9774, "range_label": "0.98-0.99", "all reads (inferred)": 0.2877, "linked reads (inferred)": 0.9178, "right_edge": 0.99}, {"bin": "0.99", "interval": "0.99-1.0", "all reads": 0.1843, "linked reads": 0.02258, "all reads (cumsum)": 1.0, "linked reads (cumsum)": 1.0, "range_label": "0.99-1.0", "all reads (inferred)": 1.0, "linked reads (inferred)": 1.0, "right_edge": 1.0}]}}
